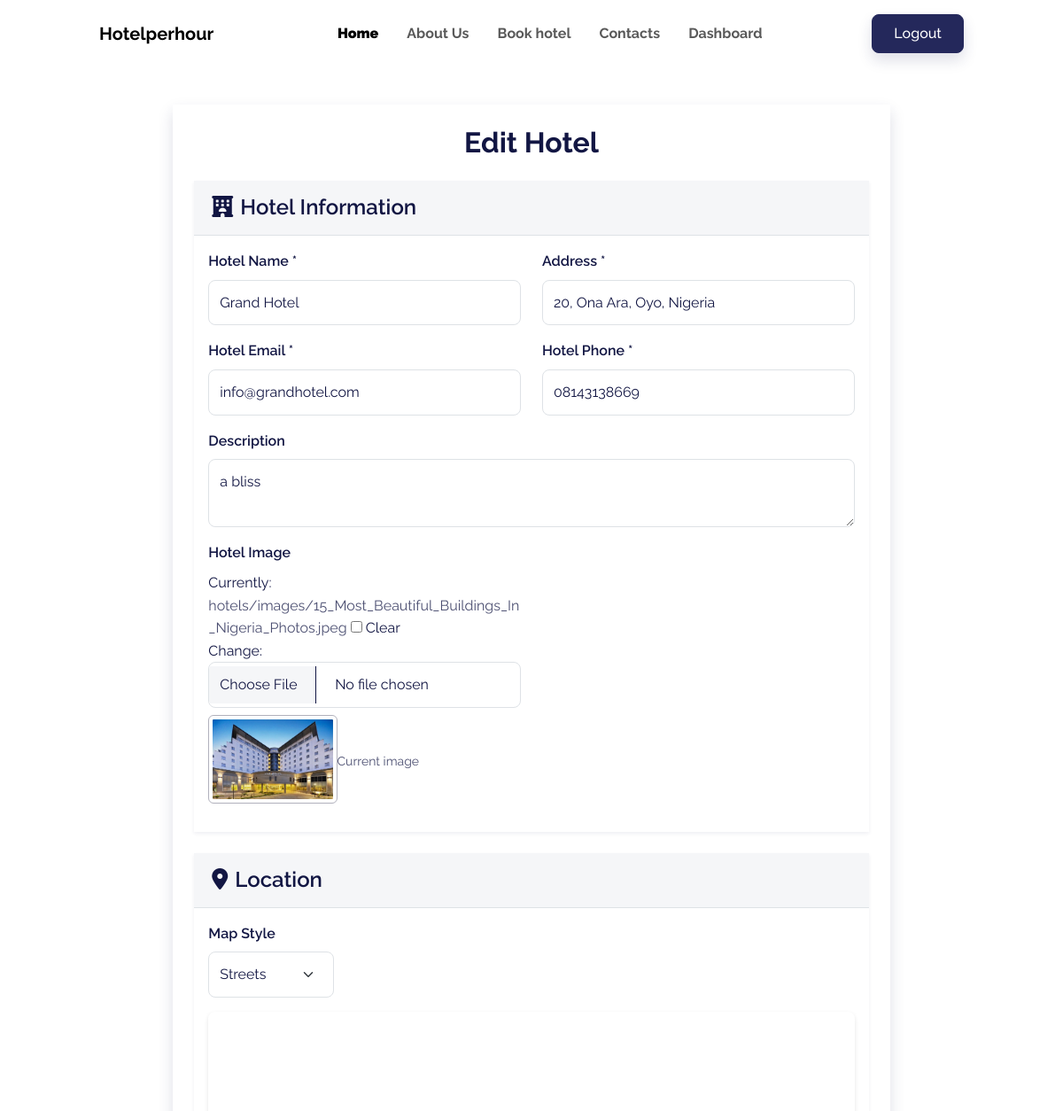
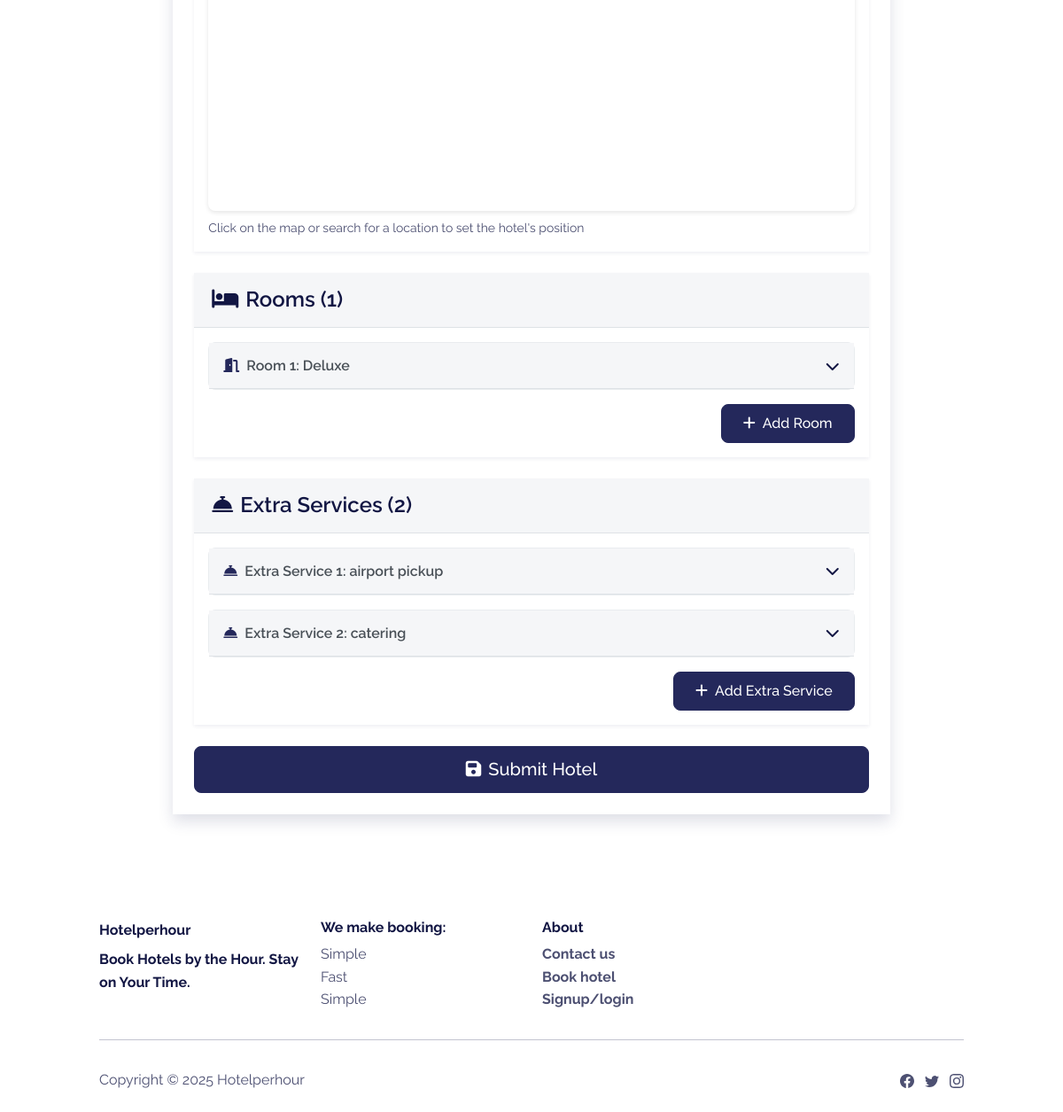
/hotels/grand-hotel/edit/ (signed in), run on the app's committed database (2 pictures, top to bottom).
### hotels/models.py (models this page shows, shortened)
class Hotel(models.Model):
    name = models.CharField(max_length=255)
    owner = models.ForeignKey(CustomUser, on_delete=models.CASCADE)
    address = models.CharField(max_length=255)
    hotel_phone = models.CharField(max_length=20, null=True, blank=True)
    hotel_email = models.EmailField(max_length=255, null=True, blank=True)
    description = models.TextField()
    image = models.ImageField(upload_to='hotels/images/', null=True, blank=True, default='images/default_hotel.jpg')
    latitude = models.FloatField(null=True, blank=True)
    longitude = models.FloatField(null=True, blank=True)
    is_approved = models.BooleanField(default=False)
    created_at = models.DateTimeField(auto_now_add=True)
    slug = models.SlugField(unique=True, blank=True)

class Room(models.Model):
    hotel = models.ForeignKey(Hotel, on_delete=models.CASCADE, related_name='rooms')
    room_type = models.CharField(max_length=100)
    price_per_hour = models.DecimalField(max_digits=10, decimal_places=2, validators=[MinValueValidator(0)])
    image = models.ImageField(upload_to='rooms/images/', null=True, blank=True, default='images/default_room.jpg')
    description = models.TextField()
    capacity = models.IntegerField()
    is_available = models.BooleanField(default=True)

class ExtraService(models.Model):
    hotel = models.ForeignKey(Hotel, on_delete=models.CASCADE, related_name='extras')
    name = models.CharField(max_length=100)
    price = models.DecimalField(max_digits=10, decimal_places=2, validators=[MinValueValidator(0)])

### hotels/views.py (the view)
    def wrapper(request, *args, **kwargs):
        if not request.user.is_hotel_owner:
            return redirect('dashboard')
        return view_func(request, *args, **kwargs)

### hotels/forms.py (shortened to what this page needs)
class HotelForm(forms.ModelForm):
    image = forms.ImageField(
        validators=[
            FileExtensionValidator(allowed_extensions=['jpg', 'jpeg', 'png', 'webp']),
            lambda f: (f.size <= 2*1024*1024 or ValidationError("Image must be under 2MB"))
        ],
        required=False
    )
    latitude = forms.FloatField(widget=forms.HiddenInput(), required=False)
    longitude = forms.FloatField(widget=forms.HiddenInput(), required=False)
    class Meta:
        model = Hotel
        fields = ('name', 'address', 'hotel_phone', 'hotel_email', 'description', 'latitude', 'longitude', 'image',)
        widgets = {
            'description': forms.Textarea(attrs={'rows': 2}),
        }

### hotels/views.py (called while the page is built)
def hotel_owner_required(view_func):
    def wrapper(request, *args, **kwargs):
        if not request.user.is_hotel_owner:
            return redirect('dashboard')
        return view_func(request, *args, **kwargs)
    return wrapper

### templates/hotels/hotel_form.html (shortened to what this page needs)
{% extends 'base2.html' %}
{% load static %}
{% block content %}
<div class="container mt-5">
    <div class="row justify-content-center">
        <div class="col-md-10">
            <div class="card shadow border-0">
                <div class="card-body p-4">
                    <h2 class="card-title text-center mb-4 fw-bold">
                        {% if is_edit %}Edit Hotel{% else %}Register a Hotel{% endif %}
                    </h2>
                    <form method="post" id="hotel_form" enctype="multipart/form-data">
                        <div class="card mb-4 border-0 shadow-sm">
                            <div class="card-header bg-light">
                                <h4 class="mb-0 fw-semibold"><i class="fas fa-hotel me-2"></i>Hotel Information</h4>
                            </div>
                            <div class="card-body">
                                <div class="row mb-3">
                                    <div class="col-md-6 mb-3 mb-md-0">
                                        <label for="id_name" class="form-label fw-semibold">Hotel Name *</label>
                                        {{ form.name }}
                                    </div>
                                    <div class="col-md-6">
                                        <label for="id_address" class="form-label fw-semibold">Address *</label>
                                        {{ form.address }}
                                    </div>
                                </div>
                                <div class="row mb-3">
                                    <div class="col-md-6 mb-3 mb-md-0">
                                        <label for="id_hotel_email" class="form-label fw-semibold">Hotel Email *</label>
                                        {{ form.hotel_email }}
                                    </div>
                                    <div class="col-md-6">
                                        <label for="id_hotel_phone" class="form-label fw-semibold">Hotel Phone *</label>
                                        {{ form.hotel_phone }}
                                    </div>
                                </div>
                                <div class="mb-3">
                                    <label for="id_description" class="form-label fw-semibold">Description</label>
                                    {{ form.description }}
                                </div>
                                <div class="row mb-3">
                                    <div class="col-md-6">
                                        <label for="id_image" class="form-label fw-semibold">Hotel Image</label>
                                        <div class="image-upload-container">
                                            {{ form.image }}
                                            <div class="image-preview-container mt-2">
                                                {% if form.instance.image %}
                                                    <img src="{{ form.instance.image.url }}" alt="Hotel Image" class="img-thumbnail room-image-preview" loading="lazy">
                                                    <small class="text-muted d-block mt-1">Current image</small>
                                                {% endif %}
                                            </div>
                                        </div>
                                    </div>
                                </div>
                            </div>
                        </div>
                        <div class="card mb-4 border-0 shadow-sm">
                            <div class="card-header bg-light">
                                <h4 class="mb-0 fw-semibold"><i class="fas fa-map-marker-alt me-2"></i>Location</h4>
                            </div>
                            <div class="card-body">
                                <div class="mb-3">
                                    <label for="map-style" class="form-label fw-semibold">Map Style</label>
                                    <select id="map-style" class="form-select w-auto">
                                        <option value="mapbox://styles/mapbox/streets-v12" selected>Streets</option>
                                    </select>
                                </div>
                                <div id="map" style="height: 350px; width: 100%; border-radius: 8px;"></div>
                                <small class="text-muted mt-2 d-block">Click on the map or search for a location to set the hotel's position</small>
                            </div>
                        </div>
                        <div class="card mb-4 border-0 shadow-sm">
                            <div class="card-header bg-light">
                                <h4 class="mb-0 fw-semibold"><i class="fas fa-bed me-2"></i>Rooms (<span id="room-count">{{ room_formset.forms|length }}</span>)</h4>
                            </div>
                            <div class="card-body">
                                <div id="room-forms">
                                    {% for form in room_formset %}
                                        <div class="room-form-container mb-3 animate__animated animate__fadeIn">
                                            <div class="room-form-header bg-light p-3 d-flex justify-content-between align-items-center" data-bs-toggle="collapse" data-bs-target="#room-collapse-{{ forloop.counter }}" aria-expanded="false" aria-controls="room-collapse-{{ forloop.counter }}">
                                                <h6 class="room-form-title mb-0 fw-semibold">
                                                    <i class="fas fa-door-open me-2 text-primary"></i>Room {{ forloop.counter }}: {{ form.room_type.value|default:"Unnamed" }}
                                                </h6>
                                                <i class="fas fa-chevron-down toggle-icon"></i>
                                            </div>
                                        </div>
                                    {% endfor %}
                                </div>
                                <div class="d-flex justify-content-end mt-3">
                                    <button type="button" id="add-room" class="btn btn-primary">
                                        <i class="fas fa-plus me-2"></i>Add Room
                                    </button>
                                </div>
                            </div>
                        </div>
                        <div class="card mb-4 border-0 shadow-sm">
                            <div class="card-header bg-light">
                                <h4 class="mb-0 fw-semibold"><i class="fas fa-concierge-bell me-2"></i>Extra Services (<span id="extra-count">{{ extra_formset.forms|length }}</span>)</h4>
                            </div>
                            <div class="card-body">
                                <div id="extra-forms">
                                    {% for form in extra_formset %}
                                        <div class="extra-form-container mb-3 animate__animated animate__fadeIn">
                                            <div class="extra-form-header bg-light p-3 d-flex justify-content-between align-items-center" data-bs-toggle="collapse" data-bs-target="#extra-collapse-{{ forloop.counter }}" aria-expanded="false" aria-controls="extra-collapse-{{ forloop.counter }}">
                                                <h6 class="extra-form-title mb-0 fw-semibold">
                                                    <i class="fas fa-concierge-bell me-2 text-primary"></i>Extra Service {{ forloop.counter }}: {{ form.name.value|default:"Unnamed" }}
                                                </h6>
                                                <i class="fas fa-chevron-down toggle-icon"></i>
                                            </div>
                                        </div>
                                    {% endfor %}
                                </div>
                                <div class="d-flex justify-content-end mt-3">
                                    <button type="button" id="add-extra" class="btn btn-primary">
                                        <i class="fas fa-plus me-2"></i>Add Extra Service
                                    </button>
                                </div>
                            </div>
                        </div>
                        <div class="d-grid gap-2">
                            <button type="submit" class="btn btn-primary btn-lg">
                                <i class="fas fa-save me-2"></i>Submit Hotel
                            </button>
                        </div>
                    </form>
                </div>
            </div>
        </div>
    </div>
</div>
<link href="https://api.mapbox.com/mapbox-gl-js/v2.15.0/mapbox-gl.css" rel="stylesheet" />
<link rel="stylesheet" href="https://api.mapbox.com/mapbox-gl-js/plugins/mapbox-gl-geocoder/v5.0.0/mapbox-gl-geocoder.css" type="text/css">
<link rel="stylesheet" href="https://cdnjs.cloudflare.com/ajax/libs/font-awesome/6.4.0/css/all.min.css">
<link rel="stylesheet" href="https://cdnjs.cloudflare.com/ajax/libs/animate.css/4.1.1/animate.min.css" />
{% endblock %}

### templates/base2.html (style rules this page uses)
body { padding-top: 70px; }

### templates/hotels/hotel_form.html (style rules this page uses)
.form-control, .form-select { padding: 0.75rem; border-radius: 0.5rem; border: 1px solid #dee2e6; transition: all 0.3s ease; }
.card-header { padding: 1rem 1.25rem; background-color: #f8f9fa; border-bottom: 1px solid #dee2e6; }
.room-form-container, .extra-form-container { border: 1px solid #e9ecef; border-radius: 8px; background: #ffffff; transition: all 0.3s ease; margin-bottom: 1rem !important; }
.room-form-header, .extra-form-header { padding: 0.75rem 1rem; border-bottom: 1px solid #dee2e6; cursor: pointer; }
.room-form-title, .extra-form-title { color: #495057; font-weight: 600; }
.image-upload-container { position: relative; }
.image-preview-container { min-height: 100px; display: flex; align-items: center; }
.room-image-preview { max-height: 100px; border-radius: 6px; object-fit: cover; }
.toggle-icon { transition: transform 0.3s ease; }
#map { box-shadow: 0 2px 5px rgba(0, 0, 0, 0.1); border-radius: 8px; }
.btn { border-radius: 0.5rem; font-weight: 500; transition: all 0.3s ease; }

### data on the page
Hotel: name "Grand Hotel", address "20, Ona Ara, Oyo, Nigeria", hotel_email "info@grandhotel.com", hotel_phone "08143138669", description "a bliss", instance.image (picture)
Room: room_type.value "Deluxe"
ExtraService: name.value "airport pickup"
ExtraService: name.value "catering"

### other printed values
{{ room_formset.forms|length }} "1"
{{ extra_formset.forms|length }} "2"
